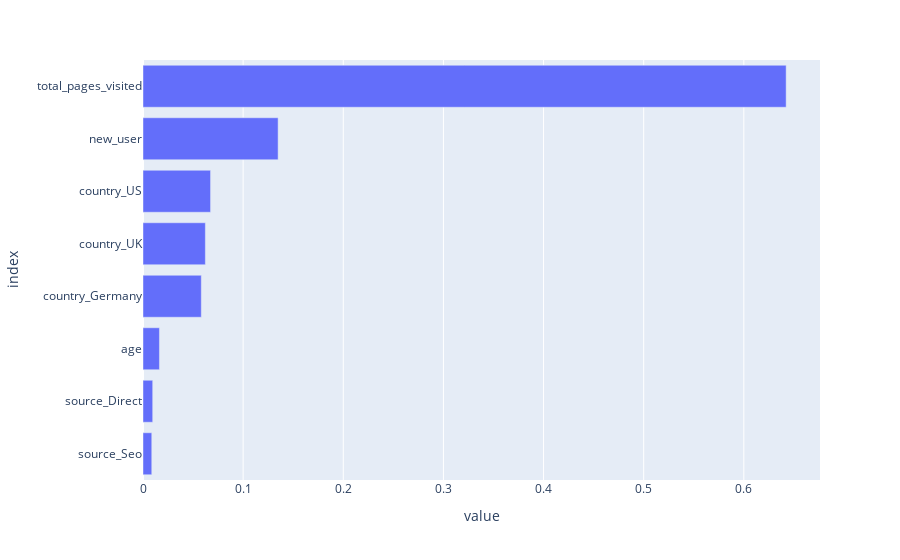

Notebook cell for this chart:
### Code cell
# Plot coefficients
fig = px.bar(feature_importance, orientation="h")
fig.update_layout(
    showlegend=False, margin={"l": 120}  # to avoid cropping of column names
)
fig.show()

### Figure 1 — Plotly figure (JSON) as saved in the notebook; plotly's stock layout.template omitted (floating-point values rounded to 4 significant figures)
{"data": [{"alignmentgroup": "True", "hovertemplate": "variable=feature_importances<br>value=%{x}<br>index=%{y}<extra></extra>", "legendgroup": "feature_importances", "marker": {"color": "#636efa", "pattern": {"shape": ""}}, "name": "feature_importances", "offsetgroup": "feature_importances", "orientation": "h", "showlegend": true, "textposition": "auto", "type": "bar", "x": [0.00876, 0.009688, 0.01642, 0.05822, 0.06227, 0.06746, 0.1349, 0.6422], "xaxis": "x", "y": ["source_Seo", "source_Direct", "age", "country_Germany", "country_UK", "country_US", "new_user", "total_pages_visited"], "yaxis": "y"}], "layout": {"barmode": "relative", "legend": {"title": {"text": "variable"}, "tracegroupgap": 0}, "margin": {"l": 120, "t": 60}, "showlegend": false, "xaxis": {"anchor": "y", "domain": [0, 1], "title": {"text": "value"}}, "yaxis": {"anchor": "x", "domain": [0, 1], "title": {"text": "index"}}}}
